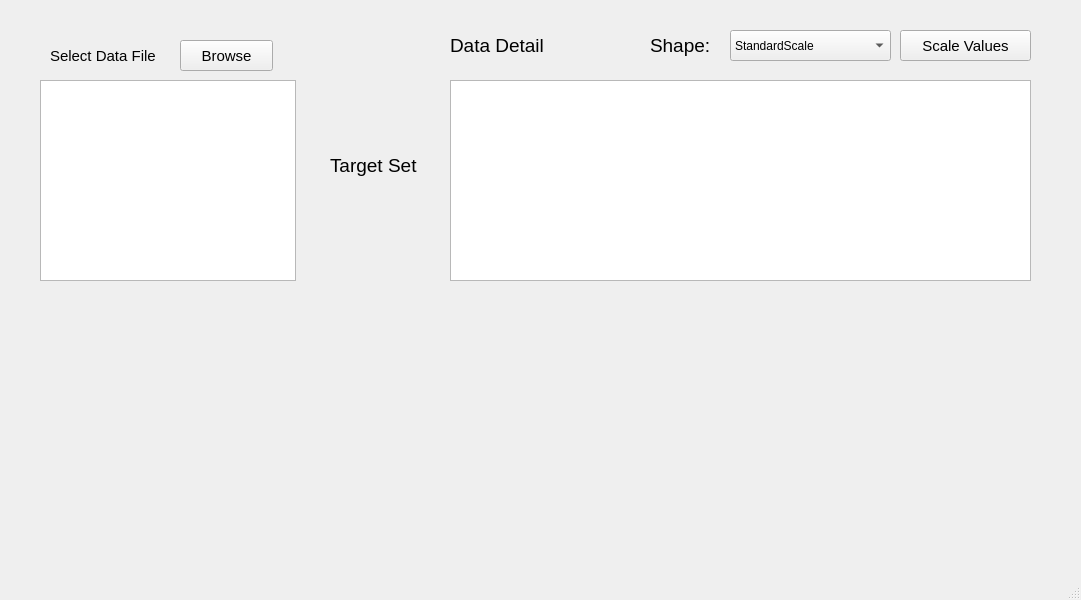
<?xml version="1.0" encoding="UTF-8"?>
<ui version="4.0">
 <class>MainWindow</class>
 <widget class="QMainWindow" name="MainWindow">
  <property name="geometry">
   <rect>
    <x>0</x>
    <y>0</y>
    <width>1081</width>
    <height>600</height>
   </rect>
  </property>
  <property name="windowTitle">
   <string>MainWindow</string>
  </property>
  <widget class="QWidget" name="centralwidget">
   <widget class="QLabel" name="label">
    <property name="geometry">
     <rect>
      <x>50</x>
      <y>30</y>
      <width>121</width>
      <height>51</height>
     </rect>
    </property>
    <property name="font">
     <font>
      <pointsize>11</pointsize>
     </font>
    </property>
    <property name="text">
     <string>Select Data File</string>
    </property>
   </widget>
   <widget class="QPushButton" name="Browse">
    <property name="geometry">
     <rect>
      <x>180</x>
      <y>40</y>
      <width>93</width>
      <height>31</height>
     </rect>
    </property>
    <property name="font">
     <font>
      <pointsize>11</pointsize>
     </font>
    </property>
    <property name="text">
     <string>Browse</string>
    </property>
   </widget>
   <widget class="QListWidget" name="column_list">
    <property name="geometry">
     <rect>
      <x>40</x>
      <y>80</y>
      <width>256</width>
      <height>201</height>
     </rect>
    </property>
   </widget>
   <widget class="QLabel" name="label_29">
    <property name="geometry">
     <rect>
      <x>330</x>
      <y>140</y>
      <width>111</width>
      <height>51</height>
     </rect>
    </property>
    <property name="font">
     <font>
      <pointsize>14</pointsize>
     </font>
    </property>
    <property name="text">
     <string>Target Set</string>
    </property>
   </widget>
   <widget class="QLabel" name="label_3">
    <property name="geometry">
     <rect>
      <x>450</x>
      <y>20</y>
      <width>111</width>
      <height>51</height>
     </rect>
    </property>
    <property name="font">
     <font>
      <pointsize>14</pointsize>
     </font>
    </property>
    <property name="text">
     <string>Data Detail</string>
    </property>
   </widget>
   <widget class="QLabel" name="shape">
    <property name="geometry">
     <rect>
      <x>650</x>
      <y>20</y>
      <width>111</width>
      <height>51</height>
     </rect>
    </property>
    <property name="font">
     <font>
      <pointsize>14</pointsize>
     </font>
    </property>
    <property name="text">
     <string>Shape:</string>
    </property>
   </widget>
   <widget class="QComboBox" name="scaler">
    <property name="geometry">
     <rect>
      <x>730</x>
      <y>30</y>
      <width>161</width>
      <height>31</height>
     </rect>
    </property>
    <item>
     <property name="text">
      <string>StandardScale</string>
     </property>
    </item>
    <item>
     <property name="text">
      <string>MinMaxScale</string>
     </property>
    </item>
    <item>
     <property name="text">
      <string>PowerScale</string>
     </property>
    </item>
   </widget>
   <widget class="QPushButton" name="scale_btn">
    <property name="geometry">
     <rect>
      <x>900</x>
      <y>30</y>
      <width>131</width>
      <height>31</height>
     </rect>
    </property>
    <property name="font">
     <font>
      <pointsize>11</pointsize>
     </font>
    </property>
    <property name="text">
     <string>Scale Values</string>
    </property>
   </widget>
   <widget class="QTableView" name="tableView">
    <property name="geometry">
     <rect>
      <x>450</x>
      <y>80</y>
      <width>581</width>
      <height>201</height>
     </rect>
    </property>
   </widget>
  </widget>
  <widget class="QMenuBar" name="menubar">
   <property name="geometry">
    <rect>
     <x>0</x>
     <y>0</y>
     <width>1081</width>
     <height>29</height>
    </rect>
   </property>
  </widget>
  <widget class="QStatusBar" name="statusbar"/>
 </widget>
 <resources/>
 <connections/>
</ui>
